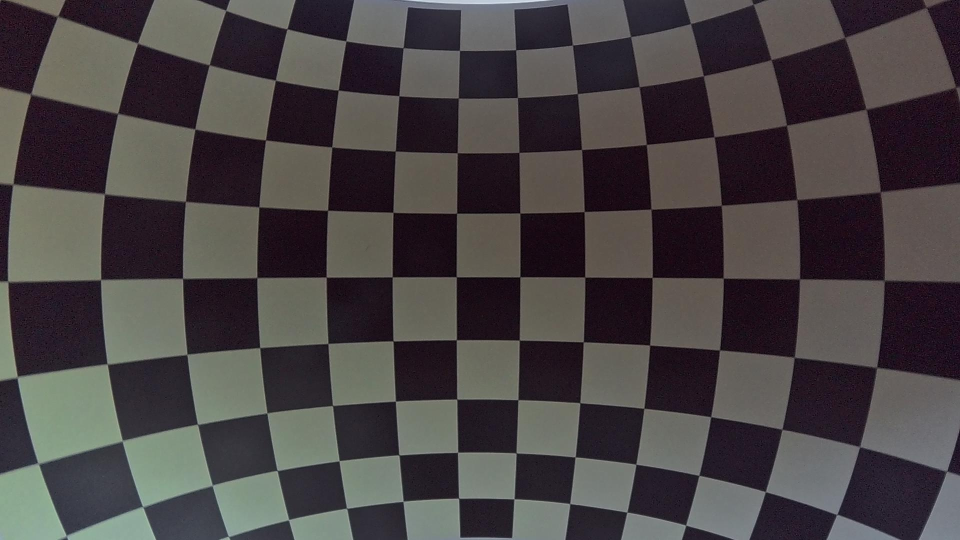
#> input picture cylinderProjection/frames/capture_20251022_163813.jpg, 1920 x 1080 px (shown at 1/2 size)
$ python main.py
#> lines starting #> are read from the running program, lines starting #| are printed output that depends on the picture
### cylinderProjection/getCameraCylindricalLut.py
import numpy as np

def get_camera_cylindrical_spherical_lut(
    K, D, conversion_mode, target_width, target_height, hfov_deg, vfov_deg, roll_degree, pitch_degree, yaw_degree):
    '''
    - K : (3, 3) intrinsic matrix
    - D : (5, ) distortion coefficient
    - conversion_mode: "cylindrical", "spherical"
    - target_width, target_height: output image size
    - hfov_deg: 0 ~ 360
    - vfov_deg: 0 ~ 180
    - roll_degree: 0 ~ 360
    - pitch_degree: 0 ~ 360
    - yaw_degree: 0 ~ 360
    '''

    fx = K[0][0]
    skew = K[0][1]
    cx = K[0][2]

    fy = K[1][1]
    cy = K[1][2]
    k0, k1, k2, k3, k4 = 1.0, D[0], D[1], D[2], D[3]

    print(f"fx:{fx}, fy:{fy}, cx:{cx}, cy:{cy}")

    # 원통/구면 투영 시 생성할 azimuth/elevetion 각도 범위
    # 원통/구면 투영 시, azimuth 사용
    # 구면 투영 시, elevation 사용
    hfov=np.deg2rad(hfov_deg)
    vfov=np.deg2rad(vfov_deg)

    x_angle = pitch_degree
    y_angle = yaw_degree
    z_angle = roll_degree

    # X 축 (Pitch) 회전 행렬 (좌표축 회전)
    Rx_PASSIVE = np.array([
        [1, 0, 0],
        [0, np.cos(np.radians(x_angle)), -np.sin(np.radians(x_angle))],
        [0, np.sin(np.radians(x_angle)), np.cos(np.radians(x_angle))]])

    # Y 축 (Yaw) 회전 행렬 (좌표축 회전)
    Ry_PASSIVE = np.array([
        [np.cos(np.radians(y_angle)), 0, np.sin(np.radians(y_angle))],
        [0, 1, 0],
        [-np.sin(np.radians(y_angle)), 0, np.cos(np.radians(y_angle))]])

    # Z 축 (Roll) 회전 행렬 (좌표축 회전)
    Rz_PASSIVE = np.array([
        [np.cos(np.radians(z_angle)), -np.sin(np.radians(z_angle)), 0],
        [np.sin(np.radians(z_angle)), np.cos(np.radians(z_angle)), 0],
        [0, 0, 1]])

    # X, Y, Z 축 전체 회전을 반영한 회전 행렬 (좌표축 회전)
    # SRC: 어떤 회전이 반영되지 않은 카메라 좌표축
    # TARGET: Roll/Pitch/Yaw 회전이 반영된 카메라 좌표축
    # new_R_RDF_SRC_RDF_TARGET_PASSIVE: SRC → TARGET의 좌표축 회전
    new_R_RDF_SRC_RDF_TARGET_PASSIVE = Ry_PASSIVE @ Rx_PASSIVE @ Rz_PASSIVE
    # new_R_RDF_SRC_RDF_TARGET_ACTIVE: SRC → TARGET의 좌표 회전
    new_R_RDF_SRC_RDF_TARGET_ACTIVE = new_R_RDF_SRC_RDF_TARGET_PASSIVE.T
    ##############################################################################################################

    # 원통/구면 투영 시, normalized → image 로 적용하기 위한 intrinsic 행렬렬
    new_K = np.array([
        [target_width/hfov,       0,                     target_width/2],
        [0,                       target_height/vfov,    target_height/2],
        [0,                       0,                     1]], dtype=np.float32)
    new_K_inv = np.linalg.inv(new_K)

    # Create pixel grid and compute a ray for every pixel
    # xv : (target_height, target_width), yv : (target_height, target_width)
    xv, yv = np.meshgrid(range(target_width), range(target_height), indexing='xy')

    # p.shape : (3, #target_height, #target_width)
    p = np.stack([xv, yv, np.ones_like(xv)])  # pixel homogeneous coordinates
    # p.shape : (#target_height, #target_width, 3, 1)
    p = p.transpose(1, 2, 0)[:, :, :, np.newaxis] # [u, v, 1]
    '''
    p.shape : (H, W, 3, 1)
    p[:, : 0, :] : 0, 1, 2, ..., W-1
    p[:, : 1, :] : 0, 1, 2, ..., H-1
    p[:, : 2, :] : 1, 1, 1, ..., 1
    '''
    # p_norm.shape : (#target_height, #target_width, 3, 1)
    p_norm = new_K_inv @ p  # r is in normalized coordinate

    '''
    p_norm[:, :, 0, :]. phi (azimuthal angle. horizontal) : -hfov/2 ~ hov/2
    p_norm[:, :, 1, :]. theta (elevation angla. vertical) : -vfov/2 ~ vfov/2
    p_norm[:, :, 2, :]. 1.
    '''

    # x, y, z : cartesian coordinate in camera coordinate system (RDF, Right-Down-Front)
    # hemisphere
    if conversion_mode == "cylindrical":
        # azimuthal angle
        phi = p_norm[:, :, 0, :]

        x = np.sin(phi)
        y = p_norm[:, :, 1, :]
        z = np.cos(phi)

    elif conversion_mode == "spherical":
        # azimuthal angle
        phi = p_norm[:, :, 0, :]
        # elevation angle
        theta = p_norm[:, :, 1, :]

        x =np.cos(theta)*np.sin(phi) # -1 ~ 1
        y =np.sin(theta) # -1 ~ 1
        z =np.cos(theta)*np.cos(phi) # 0 ~ 1
    else:
        print("wrong conversion_mode: ", conversion_mode)
        exit()

    RDF_cartesian = np.zeros(p_norm.shape).astype(np.float32)
    RDF_cartesian[:,:,0,:]=x
    RDF_cartesian[:,:,1,:]=y
    RDF_cartesian[:,:,2,:]=z

    # RDF_rotated_cartesian = Rz @ Ry @ Rx @ RDF_cartesian
    # SRC → TARGET의 좌표 회전울 통하여 생성된 좌표들을 회전함
    RDF_rotated_cartesian = new_R_RDF_SRC_RDF_TARGET_ACTIVE @ RDF_cartesian

    # compute incidence angle
    x_un = RDF_rotated_cartesian[:, :, [0], :]
    y_un = RDF_rotated_cartesian[:, :, [1], :]
    z_un = RDF_rotated_cartesian[:, :, [2], :]
    # theta = np.arccos(RDF_rotated_cartesian[:, :, [2], :] / np.linalg.norm(RDF_rotated_cartesian, axis=2, keepdims=True))
    theta = np.arccos(z_un / np.sqrt(x_un**2 + y_un**2 + z_un**2))

    mask = theta > np.pi/2
    mask = mask.squeeze(-1).squeeze(-1)
    # project the ray onto the fisheye image according to the fisheye model and intrinsic calibration
    r_dn = k0*theta + k1*theta**3 + k2*theta**5 + k3*theta**7 + k4*theta**9

    r_un = np.sqrt(x_un**2 + y_un**2)

    x_dn = r_dn * x_un / (r_un + 1e-6) # horizontal
    y_dn = r_dn * y_un / (r_un + 1e-6) # vertical

    map_x_origin2new = fx*x_dn[:, :, 0, 0] + cx + skew*y_dn[:, :, 0, 0]
    map_y_origin2new = fy*y_dn[:, :, 0, 0] + cy

    DEFAULT_OUT_VALUE = -100
    map_x_origin2new[mask] = DEFAULT_OUT_VALUE
    map_y_origin2new[mask] = DEFAULT_OUT_VALUE

    map_x_origin2new = map_x_origin2new.astype(np.float32)
    map_y_origin2new = map_y_origin2new.astype(np.float32)
    return map_x_origin2new, map_y_origin2new

### cylinderProjection/main.py
import getCameraCylindricalLut as utils
import cv2
import json
import numpy as np
from matplotlib import pyplot as plt

image = cv2.cvtColor(cv2.imread("frames/capture_20251022_163813.jpg", -1), cv2.COLOR_BGR2RGB)
origin_height, origin_width, _ = image.shape
#> origin_height = 1080; origin_width = 1920
target_height, target_width  = origin_height, origin_width
#> target_height = 1080; target_width = 1920

# JSON 파일 읽기
with open("intrinsics_fisheye.json", "r") as f:
#> (reads cylinderProjection/intrinsics_fisheye.json from the repository)
    calib = json.load(f)

# 내부 파라미터 (K) 불러오기
intrinsic = np.array(calib["camera_matrix"]["data"]).reshape(
    calib["camera_matrix"]["rows"], calib["camera_matrix"]["cols"]
)

# 이미지 크기 보정이 필요한 경우 (예: target 크기 변경)
origin_width, origin_height = calib["image_size"]
target_width, target_height = 1920, 1080  # 필요 시 변경

intrinsic[0, :] *= (target_width / origin_width)
intrinsic[1, :] *= (target_height / origin_height)

# 왜곡 계수 (D) 불러오기
distortion = np.array(calib["distortion_coefficients"]["data"])

map_x, map_y = utils.get_camera_cylindrical_spherical_lut(intrinsic, distortion, "cylindrical",
                                                          target_width, target_height, hfov_deg=180, vfov_deg=180,
                                                          roll_degree=0, pitch_degree=0, yaw_degree=0)

new_image = cv2.remap(image, map_x, map_y, interpolation=cv2.INTER_LINEAR, borderMode=cv2.BORDER_CONSTANT, borderValue=(0, 0, 0))
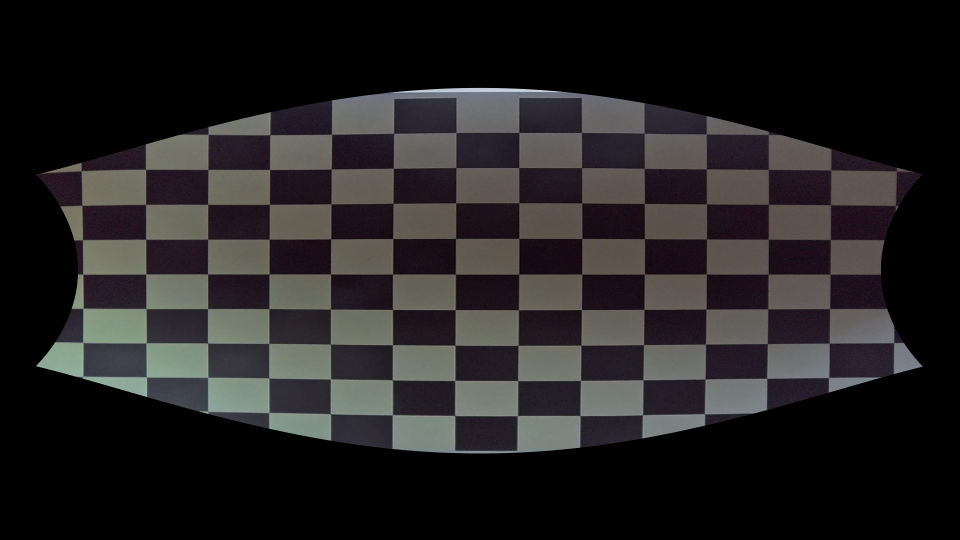
#> new_image: shape (1080, 1920, 3) (shown at 1/2 size); mean R, G, B 36, 33.9, 34.4

plt.figure(figsize=(10, 5))
plt.imshow(new_image)
plt.axis('off')
plt.title("Cylindrical Projection Result")
plt.show()
